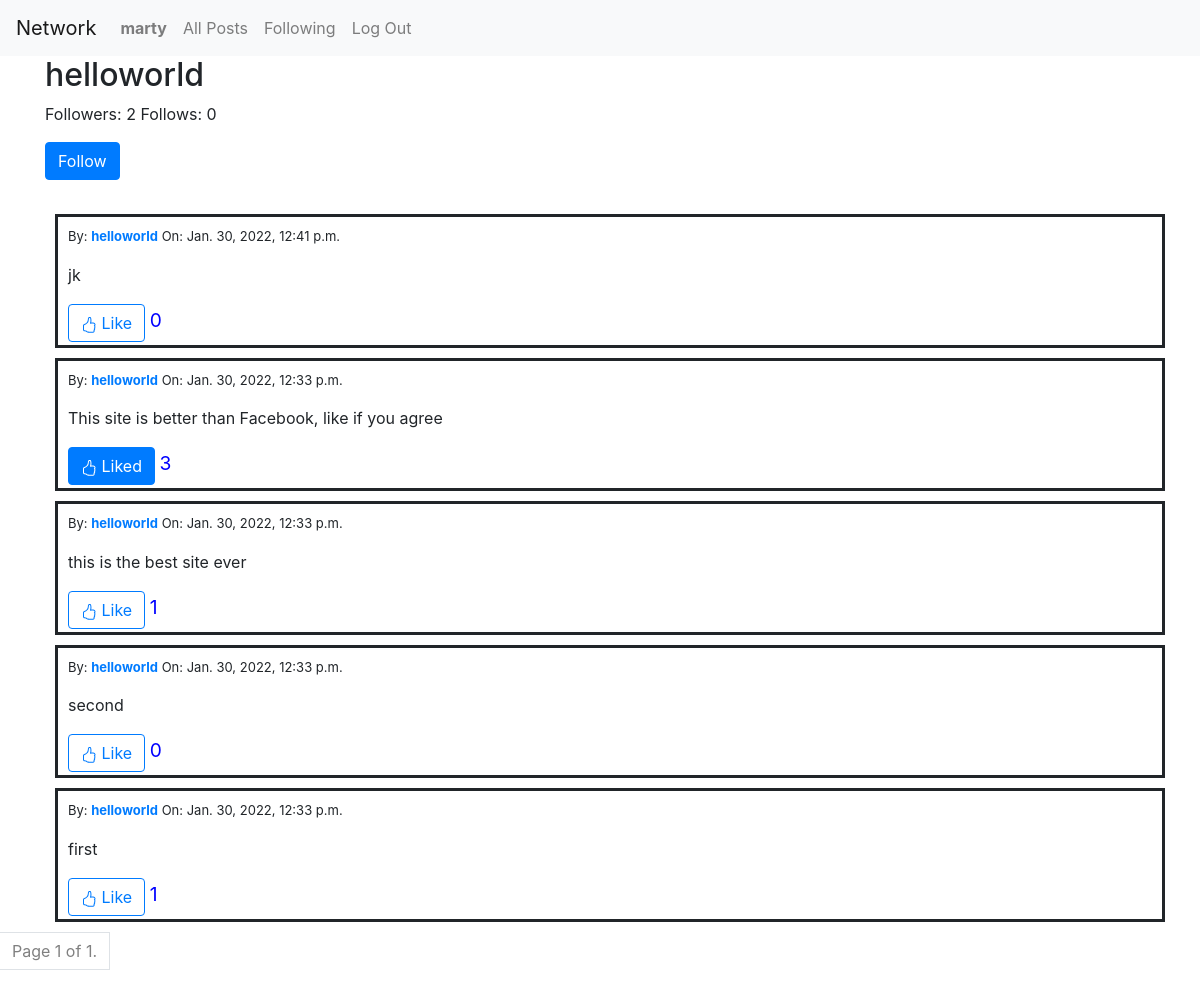
Page /profile/1 (signed in) on the committed database.
### network/models.py (models this page shows, shortened)
class User(AbstractUser):
    pass

class Post(models.Model):
    user = models.ForeignKey(User, on_delete=models.CASCADE, verbose_name="posted by", related_name="posts")
    content = models.TextField(blank=False)
    date = models.DateTimeField(auto_now_add=True, null=False, blank=True, verbose_name="posted on")
    likes = models.IntegerField(default=0)
    class Meta:
        verbose_name = "post"
        verbose_name_plural = "posts"

### network/views.py (the view)
# urls.py: path("profile/<int:user_id>", views.profile, name="profile"),
def profile(request, user_id):
    user_info = User.objects.get(pk=user_id)
    posts = Post.objects.filter(user=user_id).order_by('-date')
    following = Following.objects.filter(user=user_id).values_list('followed', flat=True)
    followed = Following.objects.filter(followed=user_id).values_list('user', flat=True)
    following_users = User.objects.filter(id__in=following)
    followers_users = User.objects.filter(id__in=followed)
    paginator = Paginator(posts, 10)
    page_number = request.GET.get('page')
    page_obj = paginator.get_page(page_number)
    if request.user.is_authenticated:
        liked = Like.objects.filter(user=request.user).values_list('post_id', flat=True)
        likedPosts = Post.objects.filter(pk__in=liked)
    else:
        likedPosts = []
    return render(request, "network/profile.html", {
        "profile": user_info,
        "page_obj": page_obj,
        "following": following_users,
        "followers": followers_users,
        "liked": likedPosts
    })

### network/templates/network/profile.html (shortened to what this page needs)
{% extends "network/layout.html" %}
{% block body %}
    <div class='container profile-wrapper'>
        <h2>{{ profile.username }}</h2>
        <p>Followers: {% if followers.count %}  {{followers.count}}  {% else %} 0 {% endif %} Follows: {% if follows.count %} {{ follows.count }} {% else %} 0 {% endif %}</p>
        {% if user.is_authenticated and user.id != profile.id %}
        <div class="profile-buttons">
                <form action="{% url 'follow-unfollow' user_id=profile.id %}" method="POST">
                {% if user in followers%}
                        <button type="submit" class="btn btn-danger unfollow">
                            Unfollow
                        </button>
                {% else %}
                        <button type="submit" class="btn btn-primary follow">
                            Follow
                        </button>
                {% endif %}
                </form>
        </div>
        {% endif %}
        <br>
        {% include "network/posts.html"%}
    </div>
    {% include "network/paginator.html"%}
{% endblock %}

### network/templates/network/layout.html (shortened to what this page needs)
{% load static %}
<!DOCTYPE html>
<html lang="en">
    <head>
        <link rel="stylesheet" href="https://stackpath.bootstrapcdn.com/bootstrap/4.4.1/css/bootstrap.min.css">
        <link href="{% static 'network/styles.css' %}" rel="stylesheet">
    </head>
    <body>
        <nav class="navbar navbar-expand-lg navbar-light bg-light">
            <a class="navbar-brand" href="#">Network</a>
            <div>
              <ul class="navbar-nav mr-auto">
                {% if user.is_authenticated %}
                    <li class="nav-item">
                        <a class="nav-link" href="#"><strong>{{ user.username }}</strong></a>
                    </li>
                {% endif %}
                <li class="nav-item">
                  <a class="nav-link" href="{% url 'index' %}">All Posts</a>
                </li>
                {% if user.is_authenticated %}
                    <li class="nav-item">
                        <a class="nav-link" href="{% url 'following' %}">Following</a>
                    </li>
                    <li class="nav-item">
                        <a class="nav-link" href="{% url 'logout' %}">Log Out</a>
                    </li>
                {% endif %}
              </ul>
            </div>
          </nav>
        <div class="body">
            {% block body %}
            {% endblock %}
        </div>
    </body>
</html>

### network/templates/network/posts.html (shortened to what this page needs)
{% for post in page_obj %}
<div class='post-content-wrapper container' id='{{ post.id }}'>
    <p style='font-size: small;'>By: <a href="{% url 'profile' user_id=post.user.id %}"><strong>{{ post.user }}</strong></a>
        On: {{ post.date }}</p>
    <div class='post-content'>{{ post.content }}</div>
    {% if user.is_authenticated %}
    {% if post not in liked %}
    <button type="button" class="btn btn-outline-primary like-button">
        Like
      </button> <span class='like-counter' style='font-size: 1.2em; color: blue'>{{ post.likes }}</span>
      {% else %}
      <button type="button" class="btn btn-primary liked-button">
        Liked
      </button> <span class='like-counter' style='font-size: 1.2em; color: blue'>{{ post.likes }}</span>
      {% endif %}
      {% endif %}
</div>
{% endfor %}

### network/static/network/styles.css (style rules this page uses)
.post-content-wrapper { border: solid; margin: 10px; padding: 3px; padding-left: 10px; padding-top: 10px; }
.post-content { margin-bottom: 17px; }

### rows in the picture
User: username "marty"
User: username "helloworld"
Post: user "helloworld", date "Jan. 30, 2022, 12:41 p.m.", content "jk", likes "0"
Post: user "helloworld", date "Jan. 30, 2022, 12:33 p.m.", content "This site is better than Facebook, like if you agree", likes "3"
Post: user "helloworld", date "Jan. 30, 2022, 12:33 p.m.", content "this is the best site ever", likes "1"
Post: user "helloworld", date "Jan. 30, 2022, 12:33 p.m.", content "second", likes "0"
Post: user "helloworld", date "Jan. 30, 2022, 12:33 p.m.", content "first", likes "1"

### other values in the picture
{{ followers.count }} "2"
{{ page_obj.number }} "1"
{{ page_obj.paginator.num_pages }} "1"
